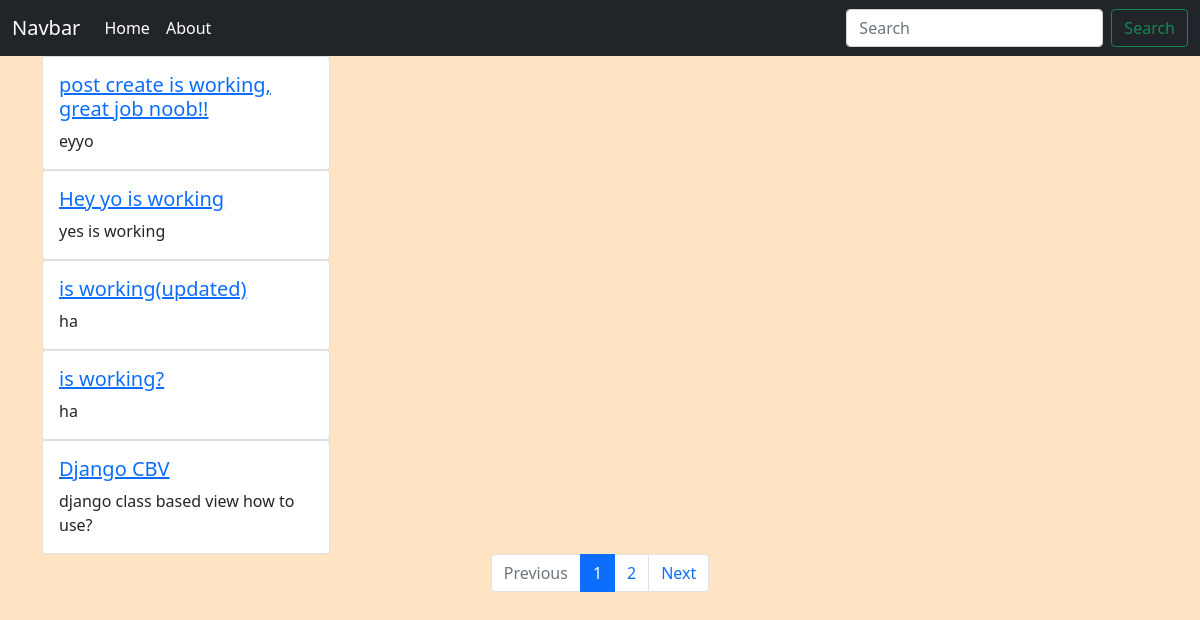
The app's page /, older data.
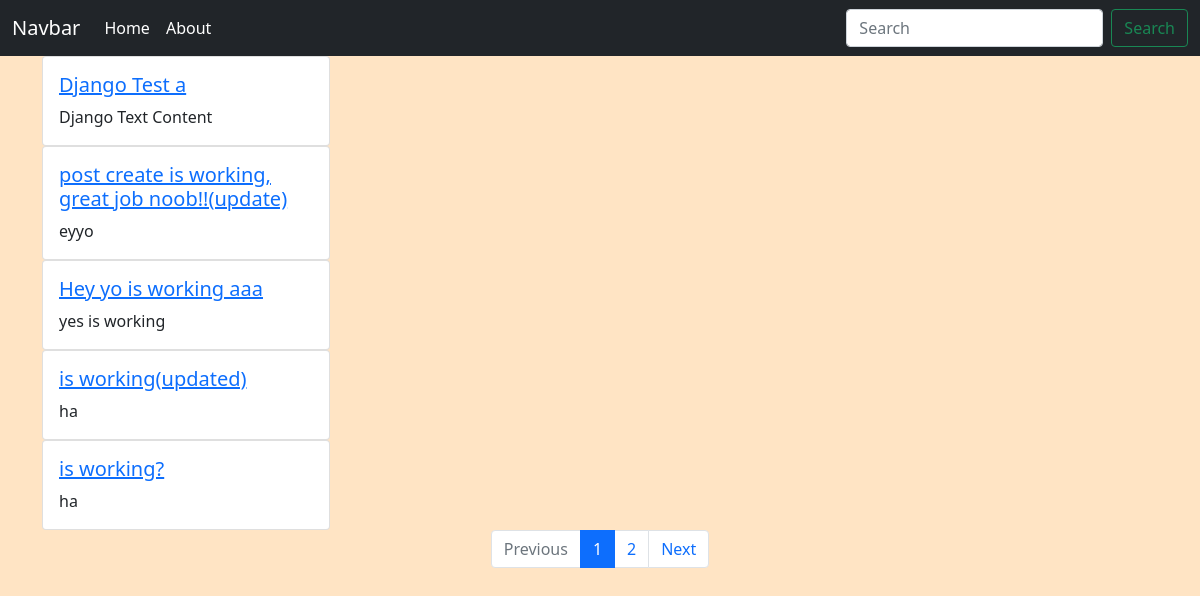
The same page, newer data.
### blog/models.py (models this page shows, shortened)
class Post(models.Model):
    user = models.ForeignKey(User, on_delete=models.CASCADE)
    title = models.CharField(max_length=255)
    content = RichTextUploadingField(blank=True, null=True)
    thumbnail = models.ImageField(upload_to ='uploads/', blank=True, null=True)
    slug = models.SlugField(unique=True, max_length=255)
    published_date = models.DateTimeField(auto_now_add=True)

### blog/views.py (the view)
# urls.py: path('', PostListView.as_view(), name='home'),
class PostListView(ListView):
    model = Post
    template_name = 'blog/home.html'
    context_object_name = 'posts'
    ordering = ['-published_date']
    paginate_by = 5

### blog/templates/blog/home.html (shortened to what this page needs)
{% extends 'blog/base.html' %}
{% load static %}
{% block content %}
    {% for post in posts  %}
      <div class="container">
        <div class="card" style="width: 18rem;">
          <div class="card-body">
            <h5 class="card-title"><a href="{% url 'posts:post_detail' post.slug  %}">{{post.title}}</a></h5>
            <p class="card-text">{{post.content|safe|truncatewords:15}}</p>
          </div>
        </div>
    </div>
    {% endfor %}
    <nav aria-label="Page navigation example">
        <ul class="pagination justify-content-center">
          {% if page_obj.has_previous %}
            <li class="page-item">
              <a class="page-link" href="?page={{ page_obj.previous_page_number }}">Previous</a>
            </li>
          {% else %}
            <li class="page-item disabled">
              <a class="page-link" href="#" tabindex="-1" aria-disabled="True">Previous</a>
            </li>
          {% endif %}
          {% for i in page_obj.paginator.page_range %}
            {% if page_obj.number == i %}
              <li class="page-item active" aria-current="page">
                <span class="page-link">
                  {{ i }}
                </span>
              </li>
            {% else %}
              <li class="page-item"><a class="page-link" href="?page={{ i }}">{{ i }}</a></li>
            {% endif %}
          {% endfor %}
          {% if page_obj.has_next %}
            <li class="page-item">
              <a class="page-link" href="?page={{ page_obj.next_page_number }}">Next</a>
            </li>
          {% else %}
            <li class="page-item disabled">
              <a class="page-link" href="#" tabindex="-1" aria-disabled="True">Next</a>
            </li>
          {% endif %}
        </ul>
      </nav>
{% endblock content %}

Row changes from the older to the newer data that the page shows:
no longer on this page (row unchanged): Post: title "Django CBV", content "django class based view how to use?"
added Post: title "Django Test a", content "Django Text Content"
changed Post "eyyo": title "post create is working, great job noob!!" → "post create is working, great job noob!!(update)"
changed Post "yes is working": title "Hey yo is working" → "Hey yo is working aaa"
